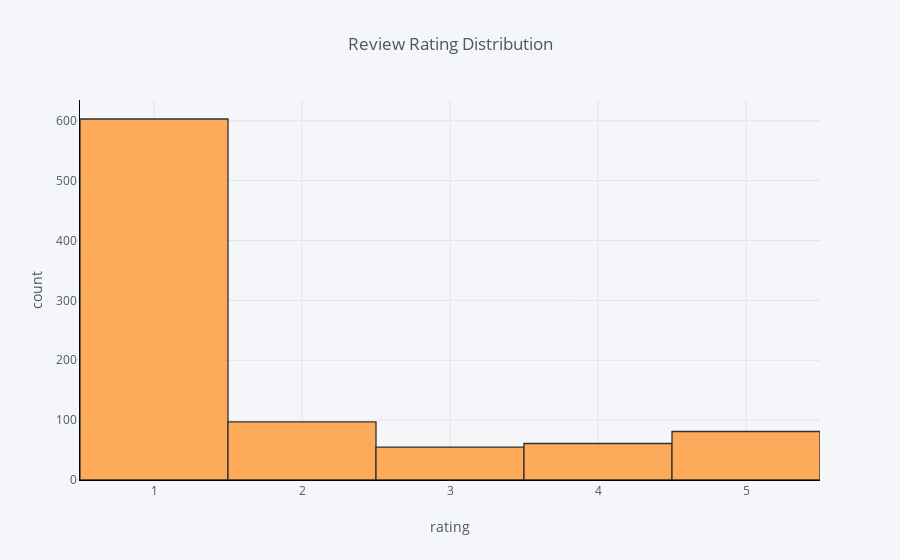

Here is the notebook cell this chart was saved with:
### Code cell
df['Review_Score'].iplot(
    kind='hist',
    xTitle='rating',
    linecolor='black',
    yTitle='count',
    title='Review Rating Distribution')

### Figure 1 — Plotly figure (JSON) as saved in the notebook; plotly's stock layout.template omitted (floating-point values rounded to 4 significant figures; data arrays with more than 128 entries replaced by an {"elided": "..."} marker saying what was removed)
{"data": [{"histfunc": "count", "histnorm": "", "marker": {"color": "rgba(255, 153, 51, 1.0)", "line": {"color": "#000000", "width": 1.3}}, "name": "Review_Score", "opacity": 0.8, "orientation": "v", "type": "histogram", "uid": "03f9b7b7-d666-4025-975b-f06a0124454d", "x": {"elided": "897 int values"}}], "layout": {"barmode": "overlay", "legend": {"bgcolor": "#F5F6F9", "font": {"color": "#4D5663"}}, "paper_bgcolor": "#F5F6F9", "plot_bgcolor": "#F5F6F9", "title": {"font": {"color": "#4D5663"}, "text": "Review Rating Distribution"}, "xaxis": {"gridcolor": "#E1E5ED", "linecolor": "black", "showgrid": true, "tickfont": {"color": "#4D5663"}, "title": {"font": {"color": "#4D5663"}, "text": "rating"}, "zerolinecolor": "#E1E5ED"}, "yaxis": {"gridcolor": "#E1E5ED", "linecolor": "black", "showgrid": true, "tickfont": {"color": "#4D5663"}, "title": {"font": {"color": "#4D5663"}, "text": "count"}, "zerolinecolor": "#E1E5ED"}}}
